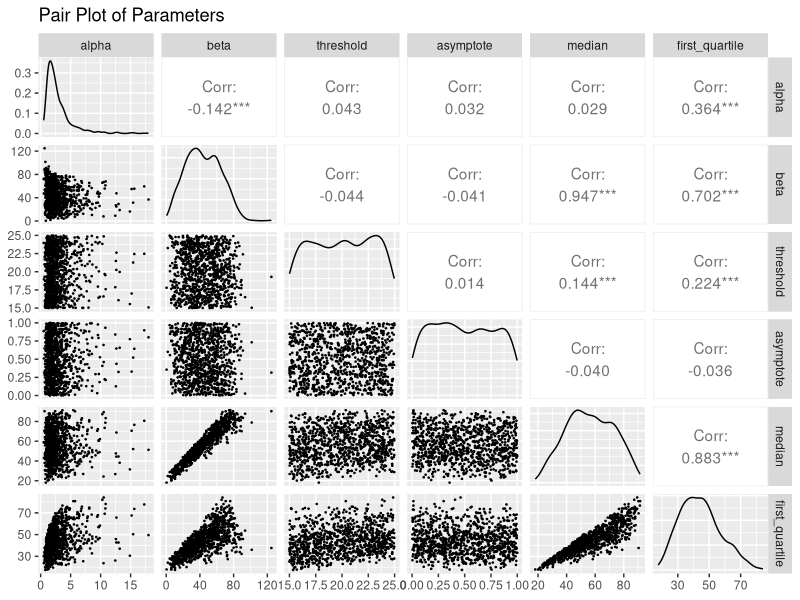

The R source for this figure: (Note: this script raises an error after producing the figure.)
## ---- chunk 1
# Load necessary libraries
library(ggplot2)
library(GGally)

# Function to calculate Weibull parameters
calculate_weibull_parameters <- function(given_median, given_first_quartile, delta) {
  # Calculate alpha
  alpha <- log(-log(0.5) / -log(0.75)) / log((given_median - delta) / (given_first_quartile - delta))
  
  # Calculate beta using the median (M)
  beta <- (given_median - delta) / (-log(0.5))^(1 / alpha)
  
  return(list(alpha = alpha, beta = beta))
}

# Function to draw samples from prior distributions
draw_samples <- function(n, prior_params, max_age) {
  # Draw samples from the asymptote (beta distribution) and scale by 100
  asymptote_samples <- rbeta(n, prior_params$asymptote$g1, prior_params$asymptote$g2) 
  
  # Draw samples from the threshold (uniform distribution)
  threshold_samples <- runif(n, prior_params$threshold$min, prior_params$threshold$max)
  
  # Draw samples from the median (beta distribution)
  median_samples <- rbeta(n, prior_params$median$m1, prior_params$median$m2)
  
  # Draw samples from the first quartile (beta distribution)
  first_quartile_samples <- rbeta(n, prior_params$first_quartile$q1, prior_params$first_quartile$q2)
  
  # Scale median and first quartile
  scaled_median_samples <- (median_samples * (max_age - threshold_samples)) + threshold_samples
  scaled_first_quartile_samples <- (first_quartile_samples * (scaled_median_samples - threshold_samples)) + threshold_samples
  
  # Calculate Weibull parameters for each sample
  weibull_params <- mapply(calculate_weibull_parameters, 
                           given_median = scaled_median_samples, 
                           given_first_quartile = scaled_first_quartile_samples, 
                           delta = threshold_samples, 
                           SIMPLIFY = FALSE)
  
  # Extract alpha and beta from Weibull parameters
  alpha_samples <- sapply(weibull_params, function(x) x$alpha)
  beta_samples <- sapply(weibull_params, function(x) x$beta)
  
  # Create a data frame with all samples
  samples_df <- data.frame(asymptote = asymptote_samples, 
                           threshold = threshold_samples, 
                           median = scaled_median_samples, 
                           first_quartile = scaled_first_quartile_samples, 
                           alpha = alpha_samples, 
                           beta = beta_samples)
  
  return(samples_df)
}

# Default prior parameters
prior_params_default <- list(
  asymptote = list(g1 = 1, g2 = 1),
  threshold = list(min = 15, max = 25),
  median = list(m1 = 2, m2 = 2),
  first_quartile = list(q1 = 6, q2 = 3)
)

# Number of samples
n <- 1000
max_age <- 94

# Draw samples
samples_df <- draw_samples(n, prior_params_default, max_age)

# Create pair plots
pairs_plot <- ggpairs(samples_df, 
                      columns = c("alpha", "beta", "threshold", "asymptote", "median", "first_quartile"),
                      title = "Pair Plot of Parameters",
                      lower = list(continuous = wrap("points", size = 0.25)))


# Display the plot
print(pairs_plot)


## ---- chunk 2
library(GGally)
library(ggplot2)

# Function to calculate Weibull parameters
calculate_weibull_parameters <- function(given_median, given_first_quartile, delta) {
  # Calculate alpha
  alpha <- log(-log(0.5) / -log(0.75)) / log((given_median - delta) / (given_first_quartile - delta))
  
  # Calculate beta using the median (M)
  beta <- (given_median - delta) / (-log(0.5))^(1 / alpha)
  
  return(list(alpha = alpha, beta = beta))
}

# Function to create pair plots from MCMC chain results for males
plot_mcmc_results_male <- function(mcmc_results) {
  # Calculate Weibull parameters for each sample in the MCMC chain
  weibull_params <- mapply(calculate_weibull_parameters, 
                           given_median = mcmc_results$median_male_results, 
                           given_first_quartile = mcmc_results$first_quartile_male_results, 
                           delta = mcmc_results$threshold_male_results, 
                           SIMPLIFY = FALSE)
  
  alpha_male <- sapply(weibull_params, function(x) x$alpha)
  beta_male <- sapply(weibull_params, function(x) x$beta)
  
  # Create a data frame with the MCMC chain results and calculated Weibull parameters for males
  mcmc_df_male <- data.frame(
    asymptote_male = mcmc_results$asymptote_male_results, 
    threshold_male = mcmc_results$threshold_male_results, 
    median_male = mcmc_results$median_male_results, 
    first_quartile_male = mcmc_results$first_quartile_male_results,
    alpha_male = alpha_male,
    beta_male = beta_male
  )
  
  # Create pair plots with smaller dot sizes for males
  pairs_plot_male <- ggpairs(mcmc_df_male, 
                             columns = c("alpha_male", "beta_male", "threshold_male", "asymptote_male", "median_male", "first_quartile_male"),
                             title = "Pair Plot of MCMC Results (Male)",
                             lower = list(continuous = wrap("points", size = 0.5)))
                             
  
  # Display the plot
  print(pairs_plot_male)
}

# Function to create pair plots from MCMC chain results for females
plot_mcmc_results_female <- function(mcmc_results) {
  # Calculate Weibull parameters for each sample in the MCMC chain
  weibull_params <- mapply(calculate_weibull_parameters, 
                           given_median = mcmc_results$median_female_results, 
                           given_first_quartile = mcmc_results$first_quartile_female_results, 
                           delta = mcmc_results$threshold_female_results, 
                           SIMPLIFY = FALSE)
  
  alpha_female <- sapply(weibull_params, function(x) x$alpha)
  beta_female <- sapply(weibull_params, function(x) x$beta)
  
  # Create a data frame with the MCMC chain results and calculated Weibull parameters for females
  mcmc_df_female <- data.frame(
    asymptote_female = mcmc_results$asymptote_female_results, 
    threshold_female = mcmc_results$threshold_female_results, 
    median_female = mcmc_results$median_female_results, 
    first_quartile_female = mcmc_results$first_quartile_female_results,
    alpha_female = alpha_female,
    beta_female = beta_female
  )
  
  # Create pair plots with smaller dot sizes for females
  pairs_plot_female <- ggpairs(mcmc_df_female, 
                               columns = c("alpha_female", "beta_female", "threshold_female", "asymptote_female", "median_female", "first_quartile_female"),
                               title = "Pair Plot of MCMC Results (Female)",
                               lower = list(continuous = wrap("points", size = 0.5)))
                               
  
  # Display the plot
  print(pairs_plot_female)
}

# Example usage
# Assuming out_sim_COL_v2$combined_chains contains the MCMC results as described
plot_mcmc_results_male(out_sim_COL_v4.1$combined_chains)
plot_mcmc_results_female(out_sim_COL_v2$combined_chains)

length(out_sim_COL_v2$combined_chains$asymptote_male_results)


## ---- chunk 3


# Function to calculate penetrance with confidence intervals
calculate_penetrance <- function(data, ages = c(35, 50, 70), sex = "NA") {
  params_male <- calculate_weibull_parameters(
    data$median_male_results,
    data$first_quartile_male_results,
    data$threshold_male_results
  )

  params_female <- calculate_weibull_parameters(
    data$median_female_results,
    data$first_quartile_female_results,
    data$threshold_female_results
  )

  alphas_male <- params_male$alpha
  betas_male <- params_male$beta
  thresholds_male <- data$threshold_male_results
  alphas_female <- params_female$alpha
  betas_female <- params_female$beta
  thresholds_female <- data$threshold_female_results

  asymptotes_male <- data$asymptote_male_results
  asymptotes_female <- data$asymptote_female_results

  cumulative_prob <- function(alphas, betas, thresholds, asymptotes, age) {
    probs <- mapply(function(alpha, beta, threshold, asymptote) {
      pweibull(age - threshold, shape = alpha, scale = beta) * asymptote
    }, alphas, betas, thresholds, asymptotes, SIMPLIFY = FALSE)
    mean_prob <- mean(unlist(probs), na.rm = TRUE)
    ci_lower <- quantile(unlist(probs), probs = 0.025, na.rm = TRUE)
    ci_upper <- quantile(unlist(probs), probs = 0.975, na.rm = TRUE)
    return(list(mean = mean_prob, lower = ci_lower, upper = ci_upper))
  }

  results <- list()

  if (sex == "Male" || sex == "NA") {
    results$Male <- sapply(ages, function(age) cumulative_prob(alphas_male, betas_male, thresholds_male, asymptotes_male, age))
  }

  if (sex == "Female" || sex == "NA") {
    results$Female <- sapply(ages, function(age) cumulative_prob(alphas_female, betas_female, thresholds_female, asymptotes_female, age))
  }

  return(results)
}

# Example data
data <- list(
  median_male_results = c(60),
  first_quartile_male_results = c(45),
  threshold_male_results = c(30),
  asymptote_male_results = c(0.9),
  median_female_results = c(55),
  first_quartile_female_results = c(40),
  threshold_female_results = c(25),
  asymptote_female_results = c(0.8)
)

# Calculate penetrance results
penetrance_results <- calculate_penetrance(out_sim_COL_v9$combined_chains)

# Format results for LaTeX
ages <- c(35, 50, 70)
results_male <- penetrance_results$Male
results_female <- penetrance_results$Female

print(results_female)
print(results_male)

cat("\\begin{table}[h]\n")
cat("\\centering\n")
cat("\\begin{tabular}{ccccccc}\n")
cat("\\toprule\n")
cat("Age & \\multicolumn{3}{c}{Male} & \\multicolumn{3}{c}{Female} \\\\\n")
cat("& Probability & Lower CI & Upper CI & Probability & Lower CI & Upper CI \\\\\n")
cat("\\midrule\n")
for (i in 1:length(ages)) {
  cat(ages[i], "&",
      round(results_male[[i]]$mean * 100, 2), "&", 
      round(results_male[[i]]$lower * 100, 2), "&", 
      round(results_male[[i]]$upper * 100, 2), "&",
      round(results_female[[i]]$mean * 100, 2), "&", 
      round(results_female[[i]]$lower * 100, 2), "&", 
      round(results_female[[i]]$upper * 100, 2), "\\\\\n")
}
cat("\\bottomrule\n")
cat("\\end{tabular}\n")
cat("\\caption{Cumulative probabilities of developing cancer by age for males and females with 95\\% confidence intervals}\n")
cat("\\label{table:penetrance}\n")
cat("\\end{table}\n")
